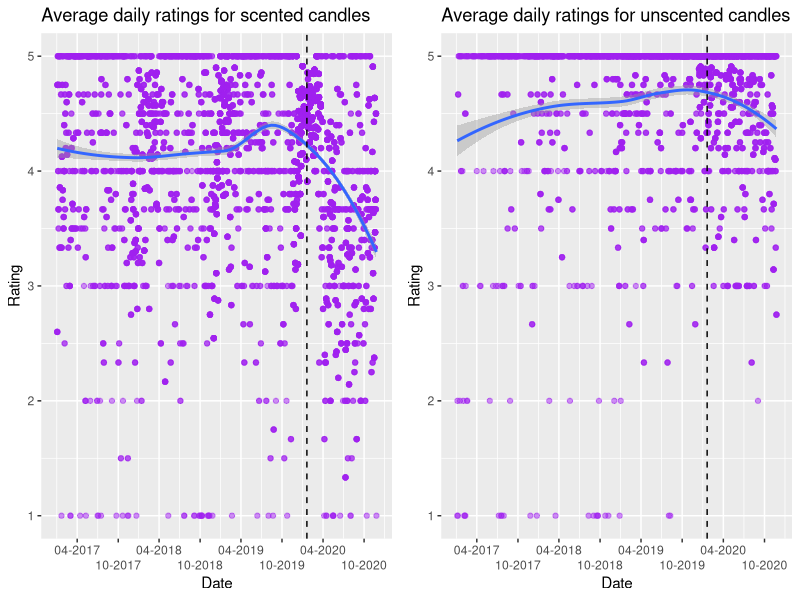
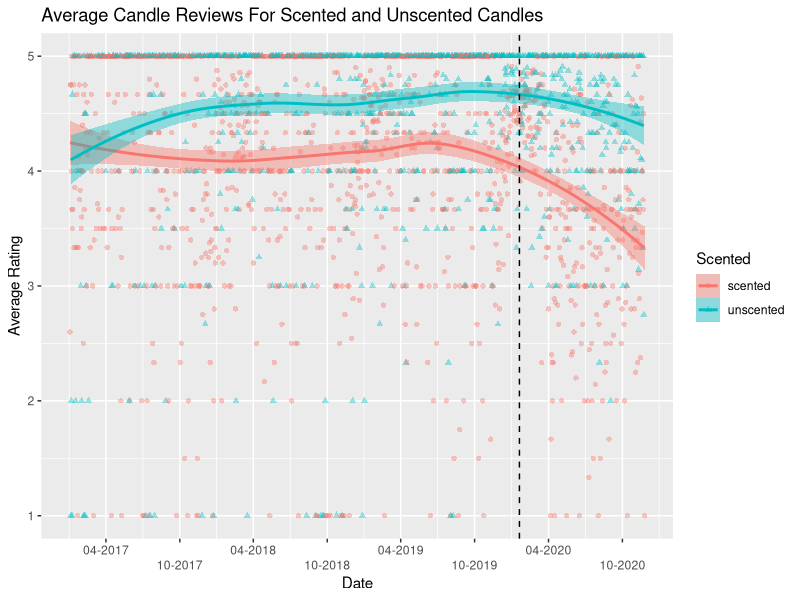
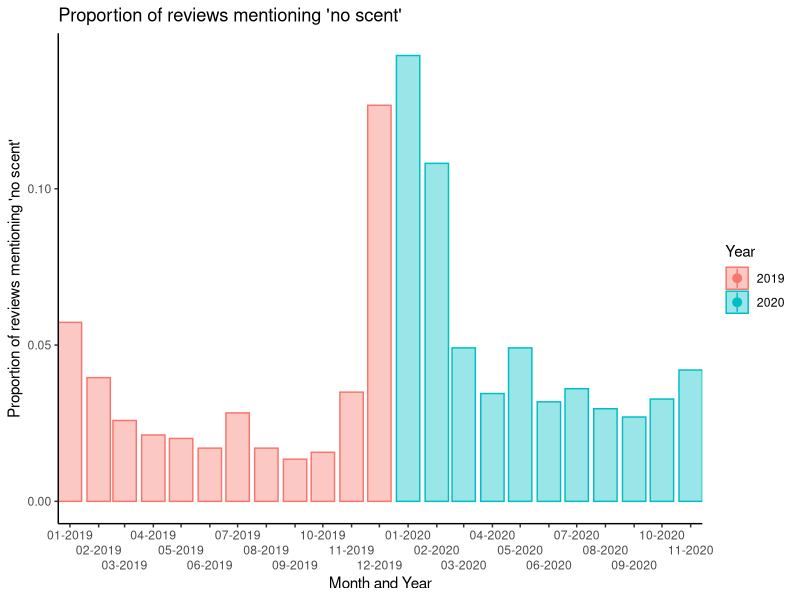

R code for these plots, in order:
## ---- chunk 1
library(tidyverse)
library(gridExtra)

Scented <- readxl::read_excel("Scented_all.xlsx")
Unscented <- readxl::read_excel("Unscented_all.xlsx")

## ---- chunk 2
Graph_Scented <-
Scented %>% 
  filter(Date > "2017-01-01") %>% 
  group_by(Date) %>% 
  mutate(Rating = mean(Rating)) %>% 
  ggplot() +
    aes(x = as.Date(Date), 
        y = Rating
        ) +
  geom_point(alpha = .5, color = "purple") + #addressing overplotting
  scale_x_date(name = "Date", date_breaks = "6 months", date_labels = "%m-%Y") +
  geom_smooth(method = "loess") +
  geom_vline(xintercept = as.numeric(as.Date("2020-01-20")), linetype = "dashed") +
  ggtitle("Average daily ratings for scented candles") +
  guides(x = guide_axis(n.dodge = 2))
  
Graph_Unscented <-
Unscented %>% 
  filter(Date > "2017-01-01") %>% 
  group_by(Date) %>% 
  mutate(Rating = mean(Rating)) %>% 
  ggplot() +
    aes(x = as.Date(Date), 
        y = Rating
        ) +
  geom_point(alpha = .5, color = "purple") + #addressing overplotting
  scale_x_date(name = "Date", date_breaks = "6 months", date_labels = "%m-%Y") +
  geom_smooth(method = "loess") +
  geom_vline(xintercept = as.numeric(as.Date("2020-01-20")), linetype = "dashed") +
  ggtitle("Average daily ratings for unscented candles") +
  guides(x = guide_axis(n.dodge = 2))

grid.arrange(Graph_Scented, Graph_Unscented, ncol=2)
## ---- chunk 3
Candles <- bind_rows(
	scented = Scented, 
	unscented = Unscented, 
	.id = "Scented"
)
## ---- chunk 4
Plot <- 
Candles %>% 
  filter(Date > "2017-01-01") %>% 
  group_by(Date, Scented) %>% 
  summarize(Rating_Mean = mean(Rating)) %>% 
  ggplot(
    aes(x = as.Date(Date),
        y = Rating_Mean,
        shape = Scented,
        color = Scented,
        fill = Scented)
        ) +
  geom_point(alpha = .4) +
  scale_x_date(name = "Date", date_breaks = "6 months", date_labels = "%m-%Y") +
  geom_smooth(method = "loess") +
  geom_vline(xintercept = as.numeric(as.Date("2020-01-20")), linetype = "dashed") +
  scale_y_continuous(name = "Average Rating") +
  ggtitle("Average Candle Reviews For Scented and Unscented Candles") + 
  guides(x = guide_axis(n.dodge = 2)) 

Plot
## ---- chunk 5
str_no_scent <- function(x){
  as.numeric(
  	case_when(
  		str_detect(x, "[Nn]o scent") ~ "1", 
  		str_detect(x, "[Nn]o smell") ~ "1",
  		str_detect(x, "[Dd]oes not smell like") ~ "1",
  		str_detect(x, "[Dd]oesn't smell like") ~ "1",
  		str_detect(x, "[Cc]an't smell") ~ "1",
  		str_detect(x, "[Cc]annot smell") ~ "1",
  		str_detect(x, "[Ff]aint smell") ~ "1",
  		str_detect(x, "[Ff]aint scent") ~ "1",
  		str_detect(x, "[Dd]on't smell") ~ "1",
  		str_detect(x, "[Ll]ike nothing") ~ "1",
  		TRUE ~ "0"
  	)
  )
}
## ---- chunk 6
Plot_Scented <- Scented %>% 
  filter(Date >= "2019-01-01") %>%
  mutate(month = lubridate::floor_date(Date, "month"),
         noscent = str_no_scent(Review),
         year = ifelse(Date <= as.Date("2019-12-31"),"2019", "2020")) %>% 
  group_by(as.Date(month), noscent) %>% 
  ggplot() +  aes(x = as.Date(month), y = (..count..)/sum(..count..), color = as.factor(year), fill = as.factor(year)) +
  geom_bar(alpha = .4) +
  stat_summary(aes(y = noscent), fun.data = mean_cl_normal) +
  scale_x_date(name = "Month and Year", date_labels = "%m-%Y", date_breaks = "month", expand = c(0,0)) + 
  scale_y_continuous(name = "Proportion of reviews mentioning 'no scent'") +
  guides(x = guide_axis(n.dodge = 3), color = guide_legend(title = "Year"), fill = guide_legend(title = "Year")) +
  labs(title = "Proportion of reviews mentioning 'no scent'") +
  theme_classic()
  
  
Plot_Scented
